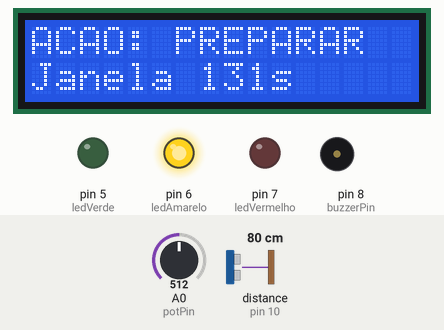
Bench run of a sketch on a simulated Arduino Uno, built with avr-gcc and run on an emulated ATmega328P. On the bench: 16×2 character LCD, output pins drawn as LEDs (lit = HIGH), buzzer (waves = sounding). Wiring (inferred from the names in the program): ultrasonic range finder: trigger pin 9; echo pin 10. The test bench sets the inputs (shaded band); at power-on: distance to the obstacle (sensor on pin 10) 80 cm, A0 (potPin) = 512. The echo pulse lasts 58.3 µs per cm; pins used as bus, display or sensor lines are not drawn; what the sketch prints to the serial monitor is not drawn.

Above: at 2.4 s.
2.5 s: distance to the obstacle (sensor on pin 10) set to 120 cm
At 4.3 s:
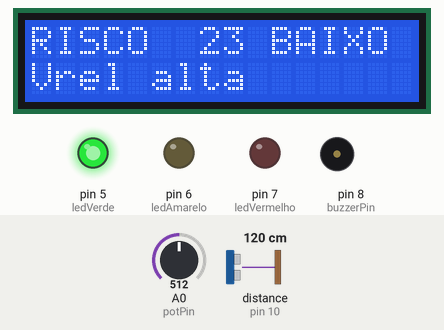
5.5 s: distance to the obstacle (sensor on pin 10) set to 92 cm
At 6.1 s:
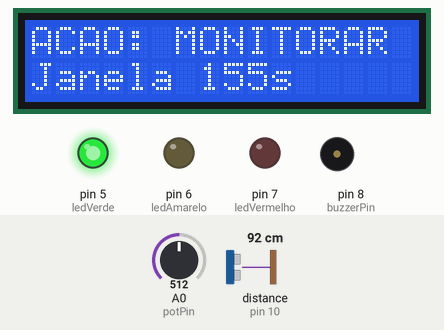
7.9 s: distance to the obstacle (sensor on pin 10) set to 84 cm
At 10.7 s:
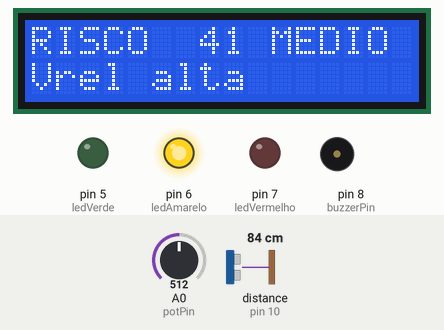
10.9 s: A0 (potPin) set to 472
At 12.3 s:
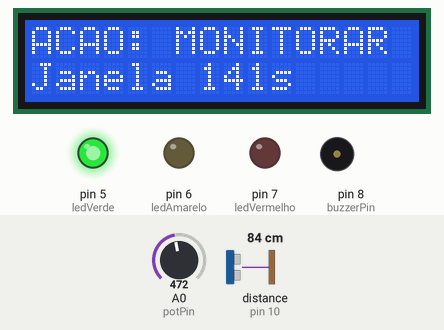
12.6 s: distance to the obstacle (sensor on pin 10) set to 2 cm
At 13.3 s:
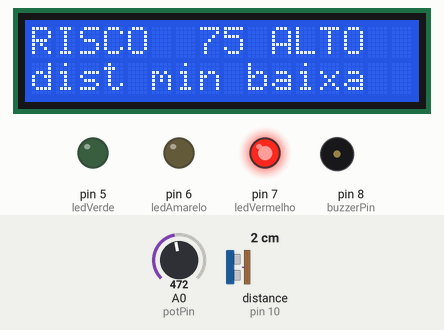
15.6 s: A0 (potPin) set to 674
At 15.88 s:
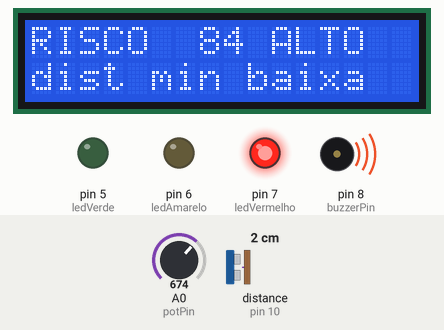
17.4 s: A0 (potPin) set to 704
Timing chart, 0 to 20.6 s (numbered marks = the images above; inputs shaded):
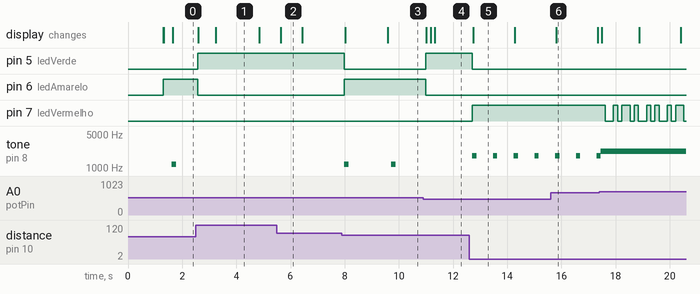

Measured:
- the behaviour switches between 88 and 87 cm on distance to the obstacle (sensor on pin 10) (found by bisection; images 2 and 3)
- the behaviour switches between 481 and 480 on A0 (potPin) (found by bisection; images 3 and 4)
- after the input at 2.5 s, pin 5 (ledVerde): LOW → HIGH after 0.07 s; pin 6 (ledAmarelo): HIGH → LOW after 0.07 s; tone on pin 8 (buzzerPin): stops changing and stays silent; the display: first changes after 0.10 s (image 1 shows a later state)
- after the input at 5.5 s, the display: changes after 0.14 s (image 2)
- after the input at 7.9 s, pin 5 (ledVerde): HIGH → LOW after 0.08 s; pin 6 (ledAmarelo): LOW → HIGH after 0.08 s; tone on pin 8 (buzzerPin): alternates 1200 Hz for 0.16 s and silent for 1.6 s, starting after 0.08 s; the display: first changes after 0.12 s (image 3 shows a later state)
- after the input at 10.9 s, pin 5 (ledVerde): LOW → HIGH after 0.08 s; pin 6 (ledAmarelo): HIGH → LOW after 0.08 s; tone on pin 8 (buzzerPin): stays silent (without the input it goes to 1200 Hz after 0.56 s); the display: first changes after 0.12 s (image 4 shows a later state)
- after the input at 12.6 s, pin 5 (ledVerde): HIGH → LOW after 0.12 s; pin 7 (ledVermelho): LOW → HIGH after 0.12 s; tone on pin 8 (buzzerPin): alternates 1800 Hz for 0.15 s and silent for 0.61 s, starting after 0.12 s; the display: changes after 0.15 s (image 5)
- after the input at 15.6 s, the display: changes after 0.21 s (image 6)
- after the input at 17.4 s, pin 7 (ledVermelho): HIGH → LOW after 0.21 s, → HIGH 0.31 s later, → LOW 0.15 s later, → HIGH 0.15 s later, … (15 changes in this stretch)

The sketch:

Skectch.ino
```cpp
#include <Wire.h>
#include <LiquidCrystal_I2C.h>

LiquidCrystal_I2C lcd(0x27, 16, 2);

// ---- Pinos ----
const int trigPin     = 9;
const int echoPin     = 10;
const int buzzerPin   = 8;
const int ledVerde    = 5;
const int ledAmarelo  = 6;
const int ledVermelho = 7;
const int potPin      = A0;   // velocidade relativa simulada

// ---- Estado nao bloqueante ----
unsigned long ultimaTela = 0;
unsigned long ultimoBeep = 0;
bool telaA = true;
bool beepLigado = false;

long medirDistancia() {
  digitalWrite(trigPin, LOW);
  delayMicroseconds(2);
  digitalWrite(trigPin, HIGH);
  delayMicroseconds(10);
  digitalWrite(trigPin, LOW);
  long dur = pulseIn(echoPin, HIGH, 30000);
  if (dur == 0) return 400;            // sem leitura = objeto distante
  return dur * 0.034 / 2;
}

// Escreve a linha sempre com 16 chars (sobrescreve sobra, sem flicker)
void printLinha(int linha, const char* txt) {
  char buf[17];
  snprintf(buf, sizeof(buf), "%-16s", txt);
  lcd.setCursor(0, linha);
  lcd.print(buf);
}

void setup() {
  pinMode(trigPin, OUTPUT);
  pinMode(echoPin, INPUT);
  pinMode(buzzerPin, OUTPUT);
  pinMode(ledVerde, OUTPUT);
  pinMode(ledAmarelo, OUTPUT);
  pinMode(ledVermelho, OUTPUT);

  Serial.begin(9600);
  lcd.init();
  lcd.backlight();
  printLinha(0, "OrbitGuard");
  printLinha(1, "Console ativo");
  delay(1200);
  lcd.clear();
}

void loop() {
  long dist   = medirDistancia();                          // distancia minima estimada (cm)
  int  velRel = map(analogRead(potPin), 0, 1023, 0, 100);  // velocidade relativa simulada (%)

  // ---- Score explicavel (doc OrbitGuard, secao 13): dois fatores ponderados ----
  int fDist = constrain(map(dist, 8, 120, 55, 0), 0, 55);  // mais perto = mais risco
  int fVel  = map(velRel, 0, 100, 0, 45);                  // mais rapido = mais risco
  int score = constrain(fDist + fVel, 0, 100);

  // ---- Banda de risco e recomendacao ----
  int banda; const char* nivel; const char* acao;
  if      (score <= 39) { banda = 0; nivel = "BAIXO"; acao = "MONITORAR"; }
  else if (score <= 69) { banda = 1; nivel = "MEDIO"; acao = "PREPARAR";  }
  else if (score <= 84) { banda = 2; nivel = "ALTO";  acao = "MANOBRAR";  }
  else                  { banda = 3; nivel = "CRIT";  acao = "ESCALAR";   }

  // motivo principal = fator dominante (explicabilidade)
  const char* motivo = (fDist >= fVel) ? "dist min baixa" : "Vrel alta";

  // ---- Action Window simulada (segundos restantes de comando) ----
  int janela = constrain((int)(dist * 2 - velRel / 2), 5, 180);

  unsigned long agora = millis();

  // ---- LEDs por banda (hierarquia visual de risco) ----
  digitalWrite(ledVerde,   banda == 0);
  digitalWrite(ledAmarelo, banda == 1);
  if      (banda == 2) digitalWrite(ledVermelho, HIGH);
  else if (banda == 3) digitalWrite(ledVermelho, (agora / 200) % 2); // pisca
  else                 digitalWrite(ledVermelho, LOW);

  // ---- Buzzer nao bloqueante ----
  if (banda == 0) {
    noTone(buzzerPin);
  } else if (banda == 3) {
    tone(buzzerPin, 2200);                              // alarme continuo
  } else {
    int periodo = (banda == 2) ? 600 : 1500;
    int dur     = (banda == 2) ? 150 : 100;
    int freq    = (banda == 2) ? 1800 : 1200;
    if (!beepLigado && agora - ultimoBeep >= (unsigned long)periodo) {
      tone(buzzerPin, freq); beepLigado = true; ultimoBeep = agora;
    } else if (beepLigado && agora - ultimoBeep >= (unsigned long)dur) {
      noTone(buzzerPin); beepLigado = false; ultimoBeep = agora;
    }
  }

  // ---- LCD: alterna Risk Brief / Recomendacao a cada 1.5s ----
  if (agora - ultimaTela >= 1500) { telaA = !telaA; ultimaTela = agora; }

  char l1[17], l2[17];
  if (telaA) {
    snprintf(l1, sizeof(l1), "RISCO %3d %s", score, nivel);   // Risk Brief
    printLinha(0, l1);
    printLinha(1, motivo);
  } else {
    snprintf(l1, sizeof(l1), "ACAO: %s", acao);               // Decision Recommendation
    snprintf(l2, sizeof(l2), "Janela %ds", janela);           // Action Window
    printLinha(0, l1);
    printLinha(1, l2);
  }

  // ---- Log serial (estilo Post-Event Log) ----
  Serial.print("dist=");   Serial.print(dist);
  Serial.print("cm vrel="); Serial.print(velRel);
  Serial.print(" score=");  Serial.print(score);
  Serial.print(" nivel=");  Serial.print(nivel);
  Serial.print(" acao=");   Serial.println(acao);

  delay(120);
}
```
